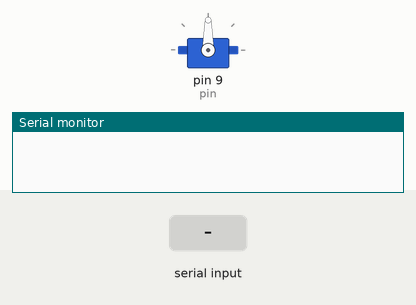
Recording of a sketch running on a simulated Arduino Uno, built with avr-gcc and run on an emulated ATmega328P. Parts: servo, the last lines printed to the serial monitor. Inputs (shaded band) come from the test bench.

Above: at 1.2 s.
1.3 s: "1\n" received over Serial
At 1.7 s:
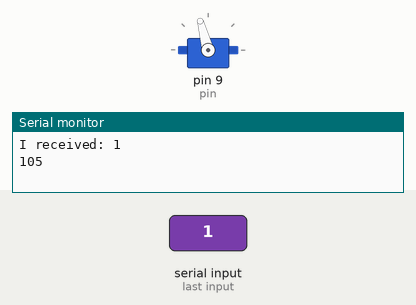
2.8 s: "1\n" received over Serial
At 4.0 s:
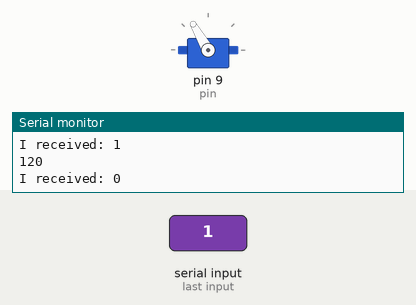
4.3 s: "2\n" received over Serial
At 5.2 s:
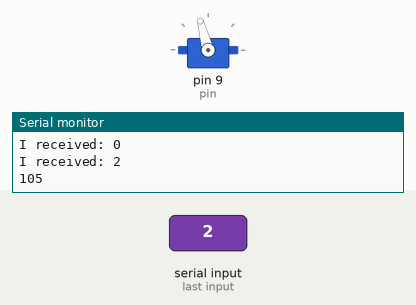
Timing chart, 0 to 7.3 s (numbered marks = the images above; inputs shaded):
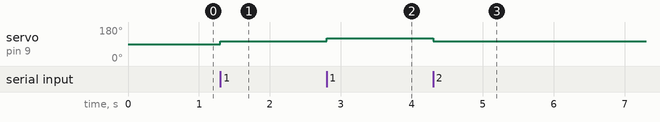

Measured:
- after the input at 1.3 s, servo on pin 9 (pin): 90° → 105° at once
- after the input at 2.8 s, servo on pin 9 (pin): 105° → 120° at once
- after the input at 4.3 s, servo on pin 9 (pin): 120° → 105° at once

The sketch:

main.ino
```cpp
#include <Servo.h>

Servo myservo;  // crea el objeto servo

int pos = 90;    // posicion del servo

int pin = 9;
int servoPosition = 0;

int gradosDesplazamiento = 15;

void setup() {
   myservo.attach(pin);  // vincula el servo al pin digital 9
   Serial.begin(9600);
}

void loop() {


  if (Serial.available() > 0) {
    // read the incoming byte:
    servoPosition = Serial.parseInt();

    // say what you got:
    Serial.print("I received: ");
    Serial.println(servoPosition);
  }

  //Si es 1 giramos a la rizquierda
  if (servoPosition == 1){
    pos += gradosDesplazamiento;
    if (pos >180){
      pos = 180;
    }
    Serial.println(pos);
    myservo.write(pos);
    delay(15);
    servoPosition = 0;
  }

  //Si es 2 giramos derecha
  if (servoPosition == 2){
     pos -= gradosDesplazamiento;
     if (pos < 0){
      pos = 0;
    }
     Serial.println(pos);
     myservo.write(pos);
     delay(15);
     servoPosition = 0;
  }

}
```
